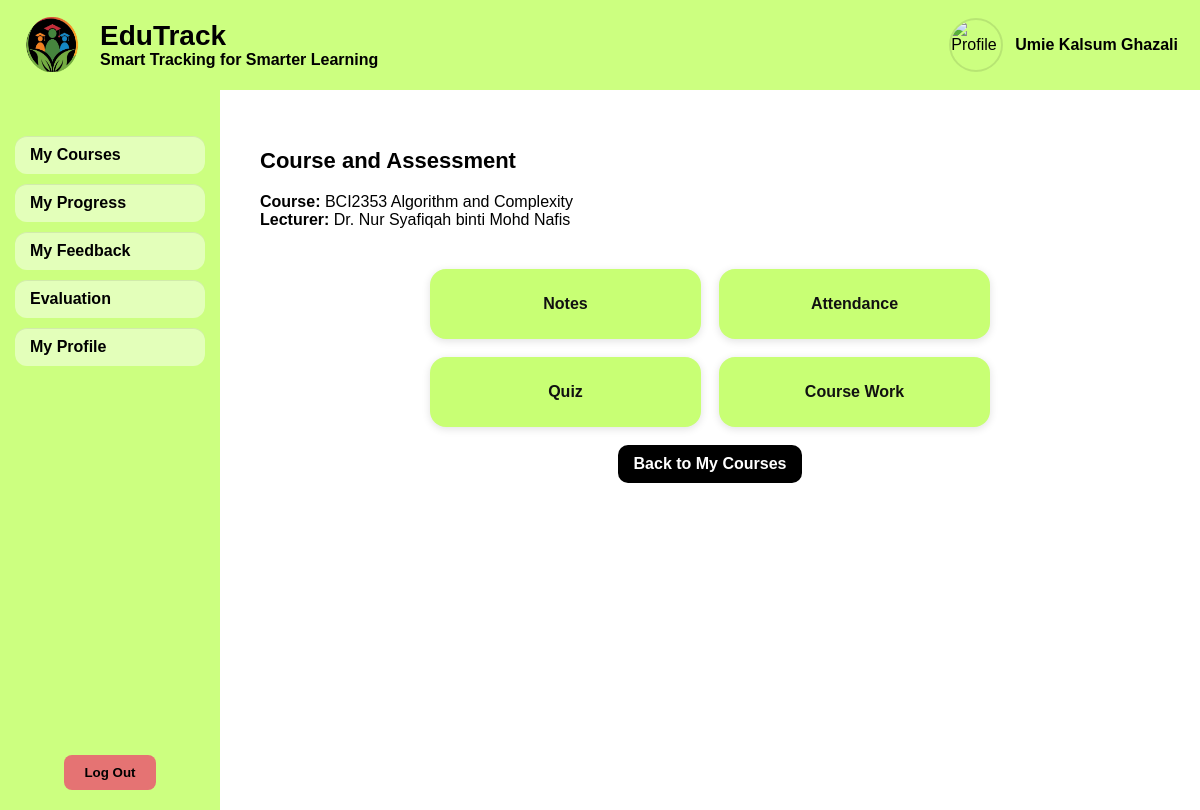
Screenshot of /student_subject.php?courseID=2 (signed in) with the database file from the repository.
### tables this page shows
CREATE TABLE `user` (
  `userID` int NOT NULL,
  `full_name` varchar(255) NOT NULL,
  `email` varchar(255) NOT NULL,
  `password_hash` varchar(255) NOT NULL,
  `role` enum('student','lecturer','admin') NOT NULL,
  `status` enum('pending','active','deactivated','rejected') NOT NULL DEFAULT 'pending',
  `age` int DEFAULT NULL,
  `approved_at` timestamp NULL DEFAULT NULL,
  `created_at` timestamp NOT NULL DEFAULT CURRENT_TIMESTAMP,
  `updated_at` timestamp NOT NULL DEFAULT CURRENT_TIMESTAMP ON UPDATE CURRENT_TIMESTAMP,
  `last_login_at` timestamp NULL DEFAULT NULL,
  `deleted_at` timestamp NULL DEFAULT NULL,
  `force_password_reset` tinyint(1) NOT NULL DEFAULT '0'
);

CREATE TABLE `course` (
  `courseID` int NOT NULL,
  `courseName` varchar(255) NOT NULL,
  `userID` int NOT NULL
);

### includes/functions.php (called while the page is built, shortened)
<?php
function get_user_by_id($conn, $userID)
{
    $stmt = $conn->prepare("SELECT * FROM user WHERE userID = ? AND deleted_at IS NULL");
    $stmt->bind_param("i", $userID);
    $stmt->execute();
    $result = $stmt->get_result();
    return $result->fetch_assoc();
}

### student_subject.php (the view, shortened to what this page needs)
<?php
require_once 'config.php';
require_once 'includes/functions.php';
$user = get_user_by_id($conn, $_SESSION['userID']);
$courseID = isset($_GET['courseID']) ? (int)$_GET['courseID'] : 0;
$sql = "
  SELECT c.courseName, u.full_name AS lecturerName
  FROM course c
  JOIN user u ON c.userID = u.userID
  WHERE c.courseID = ?
  LIMIT 1
";
$stmt = $conn->prepare($sql);
$stmt->bind_param("i", $courseID);
$stmt->execute();
$course = $stmt->get_result()->fetch_assoc();
$courseName = $course ? $course['courseName'] : "Course";
$lecturerName = $course ? $course['lecturerName'] : "-";
?>
<!DOCTYPE html>
<html lang="en">
<head>
  <link rel="stylesheet" href="style.css">
</head>
<body>
  <div class="header student-theme">
    <div class="brand">
      <img src="assets/logoedutrack.png" alt="EduTrack Logo">
      <div class="title">
        <h1>EduTrack</h1>
        <span>Smart Tracking for Smarter Learning</span>
      </div>
    </div>
    <div class="user-info">
      <?php if (!empty($user['profile_picture']) && file_exists($user['profile_picture'])): ?>
        <img src="<?php echo htmlspecialchars($user['profile_picture']); ?>" class="profile-icon" alt="Profile">
      <?php else: ?>
        <img src="assets/profile.png" class="profile-icon" alt="Profile">
      <?php endif; ?>
      <span class="user-name"><?php echo htmlspecialchars($user['full_name']); ?></span>
    </div>
  </div>
  <div class="content-wrapper">
    <div class="sidebar student-theme">
      <ul>
        <li><a href="student_courses.php">My Courses</a></li>
        <li><a href="student_progress.php">My Progress</a></li>
        <li><a href="student_myfeedback.php">My Feedback</a></li>
        <li><a href="lectevaluationlist.php">Evaluation</a></li>
        <li><a href="profile.php">My Profile</a></li>
      </ul>
      <button class="logout-btn" onclick="window.location.href='logout.php'">Log Out</button>
    </div>
    <div class="main-content">
      <div class="topbar">
        <div class="subject-meta">
          <h2>Course and Assessment</h2>
          <div><strong>Course:</strong> <?php echo htmlspecialchars($courseName); ?></div>
          <div><strong>Lecturer:</strong> <?php echo htmlspecialchars($lecturerName); ?></div>
        </div>
      </div>
      <div class="subject-wrap">
        <div class="tiles">
          <a class="tile" href="student_notes.php?courseID=<?php echo $courseID; ?>">Notes</a>
          <a class="tile" href="student_attendance.php?courseID=<?php echo $courseID; ?>">Attendance</a>
          <a class="tile" href="student_quiz_list.php?courseID=<?php echo $courseID; ?>">Quiz</a>
          <a class="tile" href="student_coursework.php?courseID=<?php echo $courseID; ?>">Course Work</a>
        </div>
        <a class="back" href="student_courses.php">Back to My Courses</a>
      </div>
    </div>
  </div>
</body>
</html>

### style.css (style rules this page uses)
body { margin: 0; font-family: "Poppins", sans-serif; }
.content-wrapper { display: flex; min-height: calc(100vh - 90px); }
.header { height: 90px; display: flex; align-items: center; justify-content: space-between; padding: 0 22px; }
.brand { display: flex; align-items: center; gap: 14px; }
.brand img { width: 64px; height: 64px; }
.brand .title { display: flex; flex-direction: column; }
.brand .title h1 { font-size: 28px; line-height: 1.1; margin: 0; }
.brand .title span { font-size: 16px; font-weight: 600; }
.sidebar { width: 220px; height: calc(100vh - 100px); color: #000; display: flex; flex-direction: column; align-items: center; padding-top: 20px; position: sticky; top: 0; overflow-y: auto; }
.sidebar ul { list-style: none; padding: 0; width: 100%; }
.sidebar ul li { margin: 10px 0; }
.sidebar ul li a { display: block; padding: 10px 15px; text-align: left; border-radius: 12px; margin: 0 15px; text-decoration: none; color: #000; font-weight: 600; background: rgba(255,255,255,0.45); box-shadow: 0 1px 0 rgba(0,0,0,0.08) inset; }
.student-theme { background-color: #ccff80; }
.logout-btn { background-color: #e57373; color: #000; font-weight: bold; border: none; padding: 10px 20px; border-radius: 8px; cursor: pointer; margin-top: auto; margin-bottom: 20px; }
.main-content { flex: 1; padding: 40px; background: #fff; }
.topbar { display: flex; justify-content: space-between; align-items: center; }
.topbar h2 { font-size: 22px; }
.user-info { display: flex; align-items: center; gap: 12px; }
.user-info .profile-icon { width: 50px; height: 50px; border-radius: 50%; object-fit: cover; border: 2px solid rgba(0,0,0,0.1); }
.user-info .user-name { font-size: 16px; font-weight: 600; color: #000; }
.profile-icon { width: 40px; height: 40px; border: 1px solid #aaa; border-radius: 5px; }

### student_subject.php (style rules this page uses)
.subject-wrap { padding: 22px; display: flex; flex-direction: column; align-items: center; }
.subject-meta { width: 100%; max-width: 560px; margin-bottom: 18px; text-align: ; }
.tiles { width: 100%; max-width: 560px; display: grid; grid-template-columns: repeat(2, minmax(200px, 1fr)); gap: 18px; margin: 0 auto; }
.tile { background: #c8ff74; border-radius: 16px; padding: 26px; text-align: center; text-decoration: none; color: #111; box-shadow: 0 2px 8px rgba(0, 0, 0, 0.12); font-weight: 700; transition: transform 0.08s ease-in-out; }
.back { display: inline-block; margin-top: 18px; background: #000; color: #fff; text-decoration: none; padding: 10px 16px; border-radius: 10px; font-weight: 700; transition: opacity 0.12s ease-in-out, transform 0.08s ease-in-out; }

### rows the page displays
user: full_name "Umie Kalsum Ghazali"
course: courseName "BCI2353 Algorithm and Complexity", userID.full_name "Dr. Nur Syafiqah binti Mohd Nafis"
